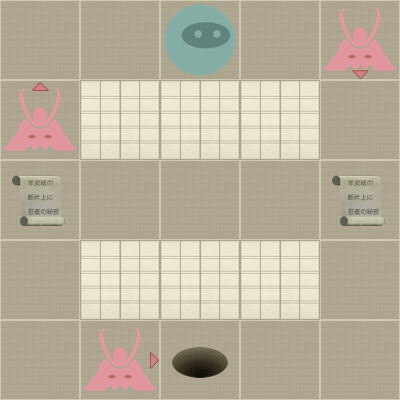

Rendered tile map (Tiled .tmx) drawn with the repository's tilesets; below, a short description and the map source with its tile grids summarised:
An orthogonal 5x5 tile map with 80x80 px tiles, 2 tile layers (Level, Actors).

<map version="1.0" orientation="orthogonal" width="5" height="5" tilewidth="80" tileheight="80">
 <properties>
  <property name="moves" value="12" />
 </properties>
 <tileset firstgid="1" name="tiles" tilewidth="80" tileheight="80" spacing="2" margin="2">
  <image source="tiles-hd.png" width="512" height="512" />
  <tile id="0">
   <properties>
    <property name="actor" value="exit" />
   </properties>
  </tile>
  <tile id="2">
   <properties>
    <property name="actor" value="guard" />
    <property name="direction" value="down" />
   </properties>
  </tile>
  <tile id="3">
   <properties>
    <property name="actor" value="guard" />
    <property name="direction" value="left" />
   </properties>
  </tile>
  <tile id="4">
   <properties>
    <property name="actor" value="guard" />
    <property name="direction" value="right" />
   </properties>
  </tile>
  <tile id="5">
   <properties>
    <property name="actor" value="guard" />
    <property name="direction" value="up" />
   </properties>
  </tile>
  <tile id="7">
   <properties>
    <property name="actor" value="player" />
   </properties>
  </tile>
  <tile id="8">
   <properties>
    <property name="actor" value="scroll" />
   </properties>
  </tile>
  <tile id="9">
   <properties>
    <property name="wall" value="1" />
   </properties>
  </tile>
 </tileset>
 <layer name="Level" width="5" height="5">
  <data>[25 cells, 25 non-empty, 2 distinct tile ids]</data>
 </layer>
 <layer name="Actors" width="5" height="5">
  <data>[25 cells, 7 non-empty, 6 distinct tile ids]</data>
 </layer>
</map>
